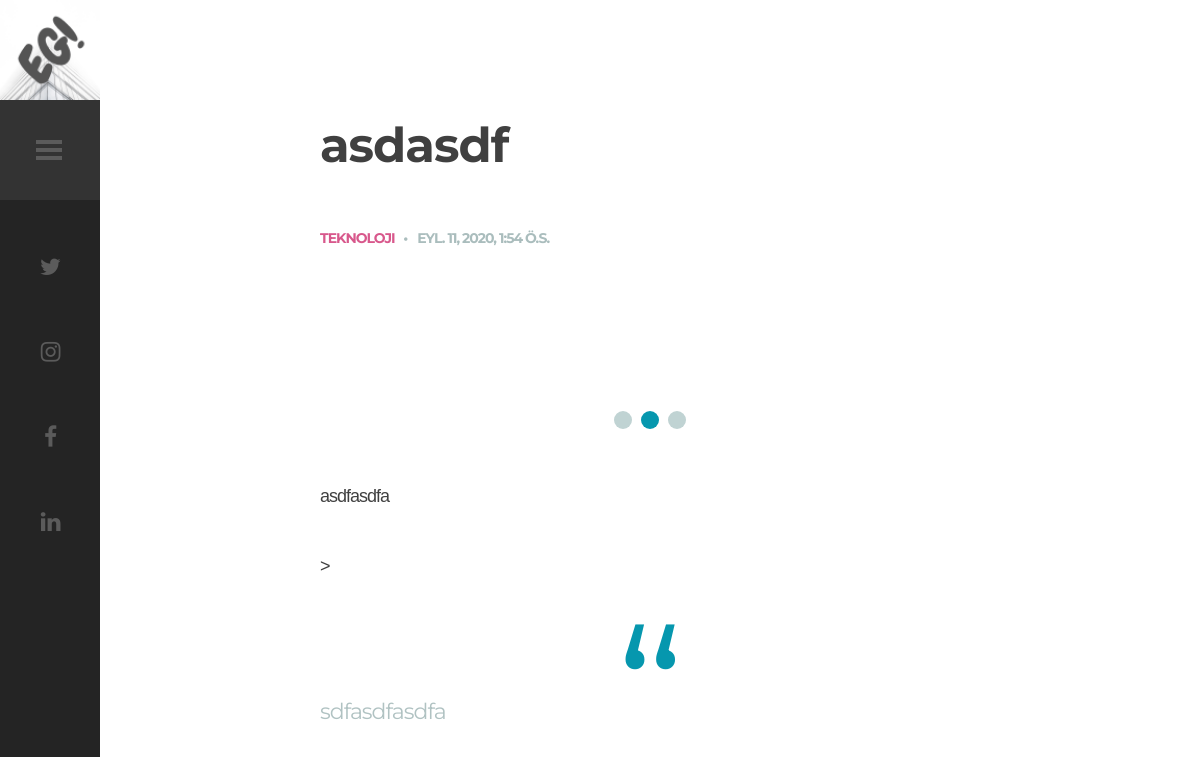
The page /blog/single/4/ on the database its author committed.
### blog/models.py (models this page shows, shortened)
class Blog(models.Model):
    title = models.CharField(max_length=200,verbose_name="Başlık")
    content = models.TextField(verbose_name="İçerik")
    quote = models.TextField(blank = True, null = True, verbose_name = "Alıntı")
    category = models.ForeignKey(Blog_Category, on_delete=models.CASCADE,verbose_name="Kategori")
    date = models.DateTimeField(auto_now_add=True,verbose_name="Oluşturulma Tarihi")
    published = models.BooleanField(verbose_name="Görünürlük")
    image_1 = models.FileField(blank = True, null = True, verbose_name="Makaleye içerik ekleyin",default="buyap.jpeg")
    image_2 = models.FileField(blank = True, null = True, verbose_name="Makaleye içerik ekleyin",default="buyap.jpeg")
    image_3 = models.FileField(blank = True, null = True, verbose_name="Makaleye içerik ekleyin",default="buyap.jpeg")
    image_4 = models.FileField(blank = True, null = True, verbose_name="Makaleye içerik ekleyin",default="buyap.jpeg")

class Blog_Category(models.Model):
    name = models.CharField(max_length=100, verbose_name = "Kategori Adı")
    url = models.CharField(max_length=100, verbose_name = "Kategori URL")
    def __str__(self):
        return self.name

### blog/views.py (the view)
# urls.py: path("single/<int:id>/", views.single, name = "single"),
def single(request,id):
    blogs = Blog.objects.filter(published=True, id = id)
    content_list = []
    quote_list = []
    for blog in blogs:
        content_list = (blog.content.split("\n" or "\r"))
        quote_list = (blog.quote.split("\n" or "\r"))
    context = {
        "blogs" : blogs,
        "content_list" : content_list,
        "quote_list" : quote_list
    }
    return render(request,"single.html",context)

### templates/single.html (shortened to what this page needs)
{% extends "layout.html" %}
{% load static %}
{% block body %}
<body class="single-post">
{% endblock body %}
{% block content %}
{% for blog in blogs %}
        <div id="content" class="site-content center-relative">
            <div class="single-post-wrapper content-1070 center-relative">
                <article class="center-relative">
                    <h1 class="entry-title">
                        {{blog.title}}
                    </h1>
                    <div class="post-info content-660 center-relative">
                        <div class="cat-links">
                            <ul>
                                <li><a href="#">{{blog.category}}</a></li>
                            </ul>
                        </div>
                        <div class="entry-date published">{{blog.date}}</div>
                    </div>
                    <div class="entry-content">
                        <div class="post-full-width">
                            <div class="image-slider-wrapper">
                                <div class="caroufredsel_wrapper">
                                    <ul id="slider1" class="image-slider slides center-text">
                                        <li><img src="{{blog.image_1.url}}" alt=""></li>
                                        <li><img src="{{blog.image_2.url}}" alt=""></li>
                                    </ul>
                                </div>
                                <div class="slider1_pagination carousel_pagination left"></div>
                            </div>
                        </div>
                        <div class="content-wrap content-660 center-relative">
                            {% for content in content_list %}
                                <p>     {{content}}</p>
                            {% endfor %}
                            <br>
                        </div>
                        <div class="content-wrap content-660 center-relative ">
                            <img src="{{blog.image_4.url}}" alt="">>
                            <blockquote class="inline-blockquote">
                                {% for quote in quote_list %}
                                    <p>{{quote|safe}}</p>
                                {% endfor %}
                            </blockquote>
                        </div>
                    </div>
                </article>
            </div>
        </div>
{% endfor %}
{% endblock content %}

### static/css/clear.css (style rules this page uses)
html, body, div, span, object, iframe, h1, h2, h3, h4, h5, h6, p, blockquote, pre, abbr, address, cite, code, del, dfn, em, img, ins, kbd, q, samp, small, strong, sub, sup, var, b, i, ol, ul, li, fieldset, form, label, legend, table, caption, tbody, tfoot, thead, tr, th, td, article, aside, canvas, details, figcaption, figure, footer, header, hgroup, menu, nav, section, summary, time, mark, audio, video { margin:0; padding:0; border:0; outline: none; font-size:100%; vertical-align:baseline; background:transparent; }
body { line-height:1; }
article,aside,details,figcaption,figure, footer,header,hgroup,menu,nav,section { display:block; }
nav ul,ul,ol { list-style:none; }
blockquote, q { quotes:none; }
blockquote:before, blockquote:after, q:before, q:after { content:''; content:none; }
a { margin:0; padding:0; font-size:100%; outline: none; vertical-align:baseline; background:transparent; }

### static/css/common.css (style rules this page uses)
.left { float: left; }
.center-relative { margin-left: auto; margin-right: auto; }
.center-text { text-align: center !important; }
blockquote:before { content: '\201C'; font-size: 180px; line-height: 0; font-family: 'Montserrat', sans-serif, Arial; vertical-align: -65px; color: #0697ae; text-align: center; display: block; }
blockquote { margin-top: 110px; margin-bottom: 60px; font-family: 'Montserrat', sans-serif, Arial; font-size: 22px; line-height: 35px; color: #b0c2c2; }
blockquote.inline-blockquote { width: 395px; float: left; margin-left: -170px; margin-right: 70px; }
h1,h2,h3,h4,h5,h6 { padding: 20px 0; }
h1 { font-size: 38px; line-height: 38px; }

### static/css/carouFredSel.css (style rules this page uses)
.carousel_pagination { margin-top: 50px; margin-bottom: 50px; margin-left: 160px;z-index: 1;position: relative; }
.caroufredsel_wrapper { z-index: 1 !important; margin-top: 0 !important; margin-left: 0 !important; }

### static/style.css (style rules this page uses)
html { overflow: hidden; }
body { font-family: 'Libre Baskerville',sans-serif, Arial;; font-size: 18px; line-height: 35px; font-weight: 400; letter-spacing: -1px; color: #404040; background-color: #fff; }
body a { text-decoration: none; color: #404040; transition: color .2s linear, background-color .2s linear, border-color .2s linear; }
.content-660 { max-width: 660px; }
.content-1070 { max-width: 1070px; }
.site-content { width: calc(100% - 100px); margin-left: 100px; padding-bottom: 100px; position: relative; -webkit-transition: margin 0.3s ease; -moz-transition: margin 0.3s ease; -ms-transition: margin 0.3s ease; -o-transition: margin 0.3s ease; transition: margin 0.3s ease; }
.cat-links { font-family: 'Montserrat', sans-serif, Arial; display: inline-block; font-size: 16px; text-transform: uppercase; font-weight: 700; }
.cat-links ul li { display: inline-block; margin-right: 5px; }
.cat-links ul li a { color: #D8588C; font-size: 14px; }
.cat-links ul li:after { content: ","; }
.cat-links ul li:last-child:after { display: none; }
.published { font-family: 'Montserrat', sans-serif, Arial; display: inline-block; font-size: 14px; text-transform: uppercase; font-weight: 700; color: #aabdbd; }
.published:before { content: "\2022"; font-size: 14px; display: inline-block; margin-right: 10px; }
.single-post article { margin: 0 auto; text-align: justify; }
.single-post h1.entry-title { font-family: 'Montserrat', sans-serif, Arial; margin-bottom: 30px; -ms-word-wrap: break-word; word-wrap: break-word; font-size: 48px; line-height: 50px; padding-top: 120px; text-align: left; width: 660px; max-width: 90%; margin-left: auto; margin-right: auto; }
.post-info { font-family: 'Montserrat', sans-serif, Arial; padding-bottom: 70px; }
@media screen and (max-width: 1650px) { .content-1070 { width: 1070px; max-width: 90%; } }
@media screen and (max-width: 1340px) { blockquote.inline-blockquote { display: block !important; float: none; margin-left: 0; margin-right: 0; width: 100%; } }

### rows shown on the page
Blog: title "asdasdf", category "TEKNOLOJI", date "EYL. 11, 2020, 1:54 Ö.S.", content_list "asdfasdfa", quote_list "sdfasdfasdfa"
